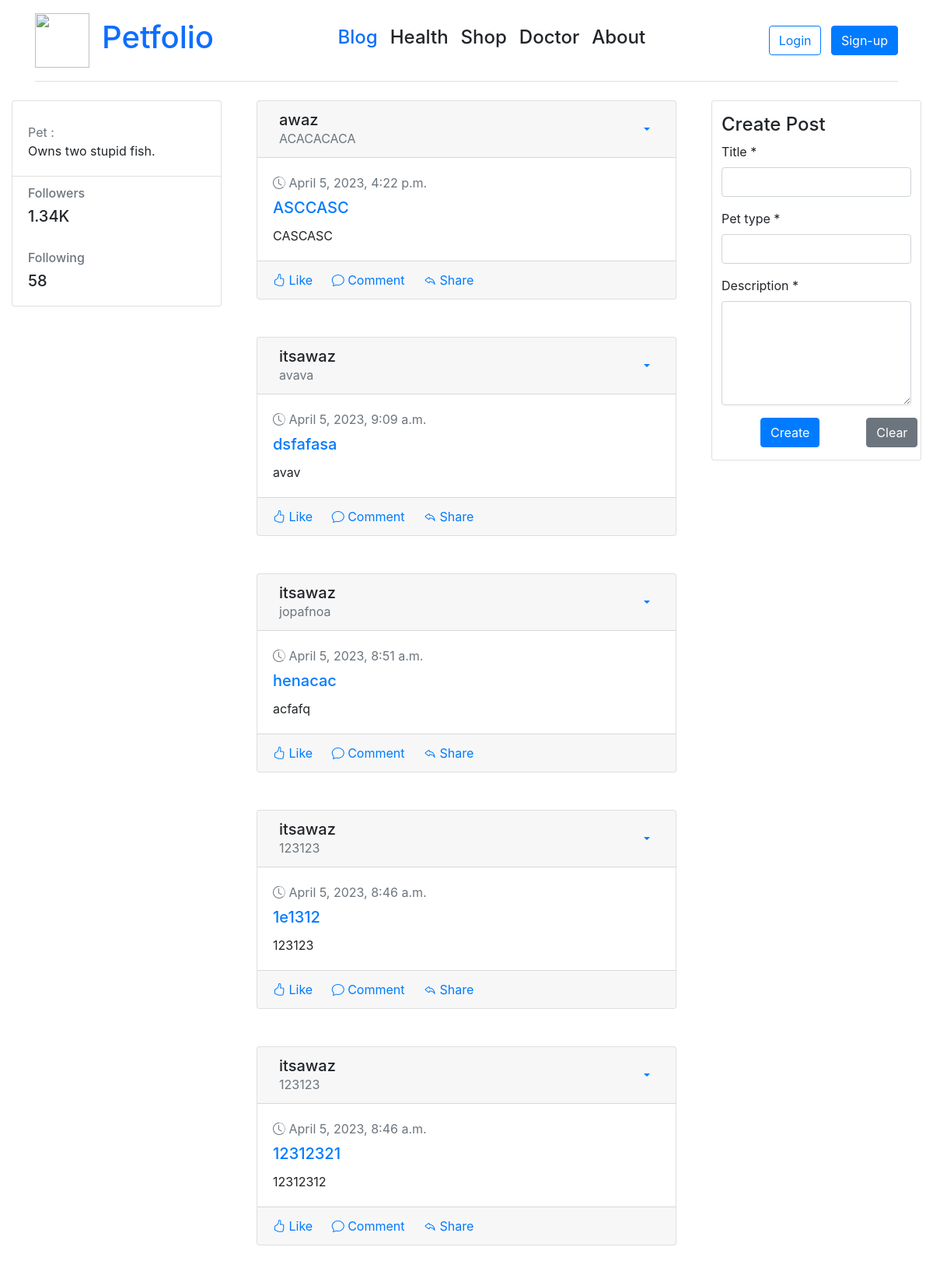
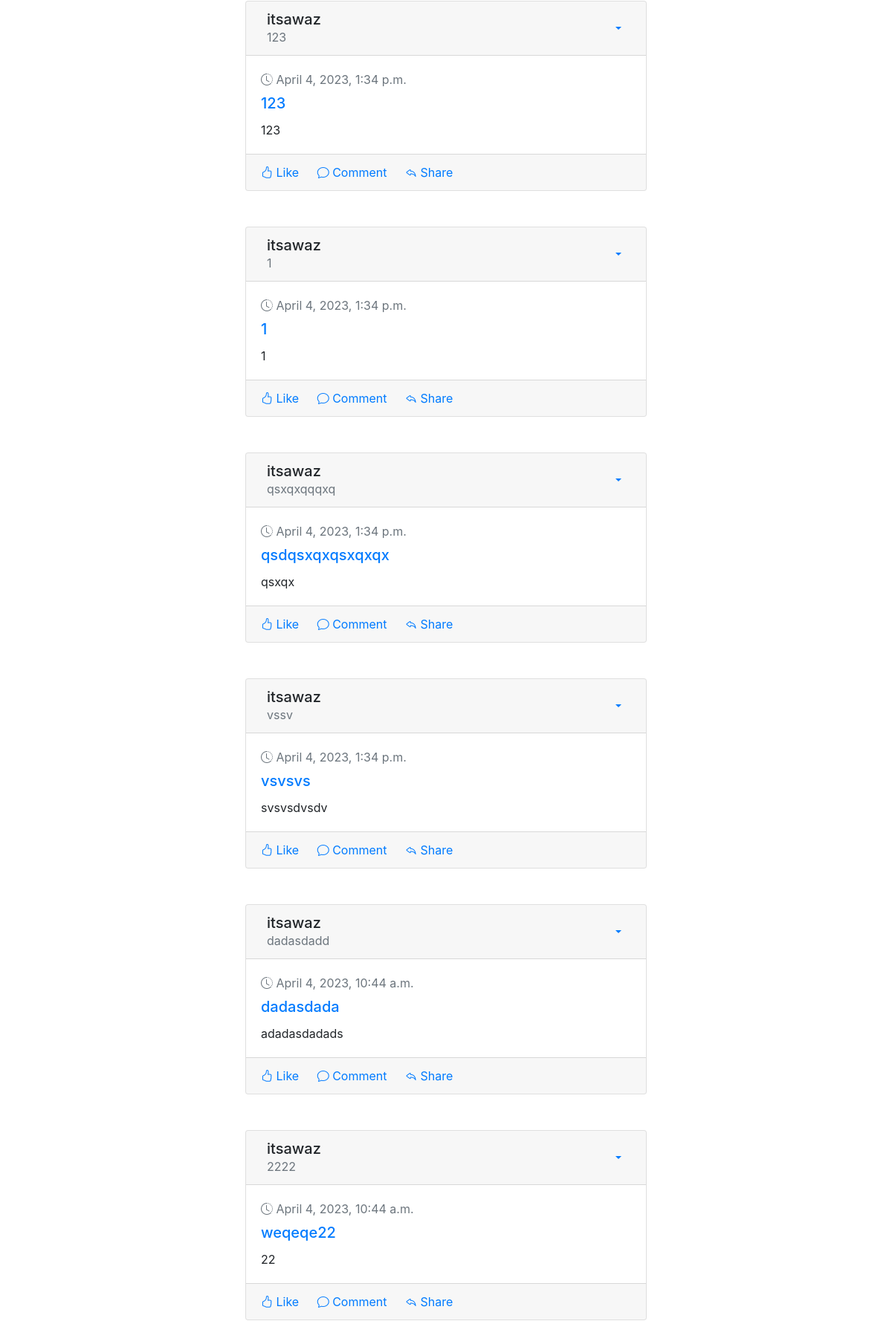
Screenshot of /blog/ (upper part) with the database file from the repository (2 pictures, top to bottom).
### blog/models.py (models this page shows, shortened)
class Post(models.Model):
    title = models.CharField(max_length=200)
    content = models.TextField()
    date_posted = models.DateTimeField(default=datetime.datetime.now(pytz.timezone('Asia/Kolkata')))
    author = models.ForeignKey(User, on_delete=models.CASCADE)
    pet_type = models.CharField(max_length=50, default='')

### blog/views.py (the view)
# urls.py: path('', views.blog, name='blog-home')
def blog(request):
    context = {
        'posts': Post.objects.all().order_by('-date_posted')
    }
    if request.method == 'POST':
        post(request)
    return render(request, 'blog/blog.html', context)

### blog/templates/blog/blog.html (shortened to what this page needs)
{% extends "blog/base.html" %}
{% block content%}
<div class="container-fluid gedf-wrapper">
       <div class="row">
           <div class="col-md-3">
               <div class="card">
                   <div class="card-body">
                       <div class="h7 text-muted">Pet : {{user.pet_type}} </div>
                       <div class="h7"> Owns two stupid fish.
                       </div>
                   </div>
                   <ul class="list-group list-group-flush">
                       <li class="list-group-item">
                           <div class="h6 text-muted">Followers</div>
                           <div class="h5">1.34K</div>
                       </li>
                       <li class="list-group-item">
                           <div class="h6 text-muted">Following</div>
                           <div class="h5">58</div>
                       </li>
                   </ul>
               </div>
           </div>
<div class="col-md-6 gedf-main">
 {% for post in posts %}
 <div class="container-fluid">
  <div class="card gedf-card">
                <div class="card-header">
                      <div class="d-flex justify-content-between align-items-center">
                          <div class="d-flex justify-content-between align-items-center">
                              <div class="ml-2">
                                  <div class="h5 m-0">{{post.author}}</div>
                                  <div class="h7 text-muted">{{post.pet_type}}</div>
                              </div>
                          </div>
                          <div>
                              <div class="dropdown">
                                  <button class="btn btn-link dropdown-toggle" type="button" id="gedf-drop1" data-toggle="dropdown" aria-haspopup="true" aria-expanded="false">
                                  </button>
                              </div>
                          </div>
                      </div>
                  </div>
                  <div class="card-body">
                      <div class="text-muted h7 mb-2"> <i class="bi bi-clock-history"></i> {{post.date_posted}} </div>
                      <a class="card-link" href="">
                          <h5 class="card-title">{{post.title}}</h5>
                      </a>
                      <p class="card-text">
                        {{post.content}}
                      </p>
                  </div>
                  <div class="card-footer">
                      <a href="#" class="card-link"><i class="bi bi-hand-thumbs-up"></i> Like</a>
                      <a href="#" class="card-link"><i class="bi bi-chat"></i> Comment</a>
                      <a href="#" class="card-link"><i class="bi bi-reply"></i> Share</a>
                  </div>
              </div>
        </div>
<br>
<br>
 {% endfor %}
</div>
<div class="col-md-3">
  <div class="card">
    <div class="container">
      <div class="row">
      <h4>Create Post</h4>
      <form  method="POST"  id="post-form">
          <div class="form-group">
              <label >Title<span class="require"> *</span></label>
              <input type="text" class="form-control" name="title" required/>
          </div>
          <div class="form-group">
              <label >Pet type<span class="require"> *</span></label>
              <input type="text" class="form-control" name="pet_type" required/>
          </div>
          <div class="form-group">
              <label>Description<span class="require"> *</span></label>
              <textarea rows="5" class="form-control" name="description" required></textarea>
              <div class="form-group d-flex">
          <button type="submit" class="btn btn-primary" style="margin-right: 50px; margin-left: 50px; ">
            Create
          </button>
          <button class="btn btn-secondary" type="button" onclick="clearForm()" style="margin-left: 10px;">
            Clear
          </button>
        </div>
          </div>
      </form>
</div>
</div>
</div>
</div>
{% endblock content%}

### blog/templates/blog/base.html (style rules this page uses)
.card-title { text-decoration: none !important; }

### rows the page displays
Post: author "awaz", pet_type "ACACACACA", date_posted "April 5, 2023, 4:22 p.m.", title "ASCCASC", content "CASCASC"
Post: author "itsawaz", pet_type "avava", date_posted "April 5, 2023, 9:09 a.m.", title "dsfafasa", content "avav"
Post: author "itsawaz", pet_type "jopafnoa", date_posted "April 5, 2023, 8:51 a.m.", title "henacac", content "acfafq"
Post: author "itsawaz", pet_type "123123", date_posted "April 5, 2023, 8:46 a.m.", title "1e1312", content "123123"
Post: author "itsawaz", pet_type "123123", date_posted "April 5, 2023, 8:46 a.m.", title "12312321", content "12312312"
Post: author "itsawaz", pet_type "123", date_posted "April 4, 2023, 1:34 p.m.", title "123", content "123"
Post: author "itsawaz", pet_type "1", date_posted "April 4, 2023, 1:34 p.m.", title "1", content "1"
Post: author "itsawaz", pet_type "qsxqxqqqxq", date_posted "April 4, 2023, 1:34 p.m.", title "qsdqsxqxqsxqxqx", content "qsxqx"
Post: author "itsawaz", pet_type "vssv", date_posted "April 4, 2023, 1:34 p.m.", title "vsvsvs", content "svsvsdvsdv"
Post: author "itsawaz", pet_type "dadasdadd", date_posted "April 4, 2023, 10:44 a.m.", title "dadasdada", content "adadasdadads"
Post: author "itsawaz", pet_type "2222", date_posted "April 4, 2023, 10:44 a.m.", title "weqeqe22", content "22"
